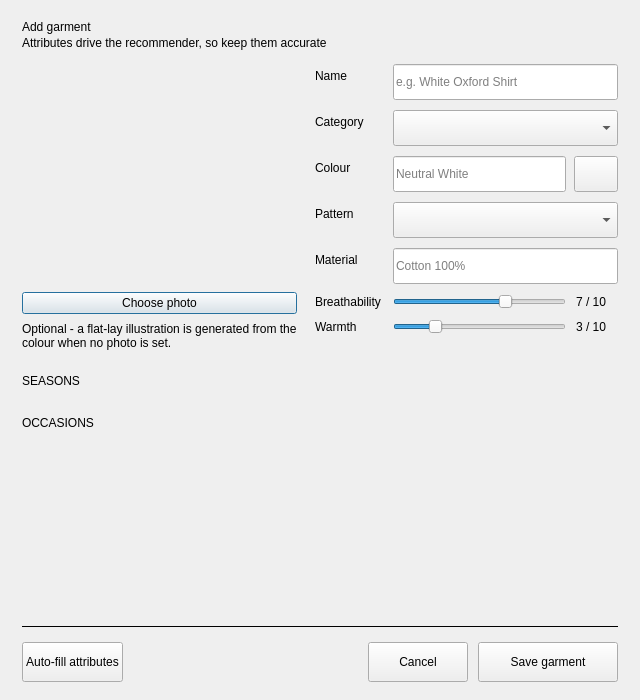
<?xml version="1.0" encoding="UTF-8"?>
<ui version="4.0">
 <class>GarmentDialog</class>
 <widget class="QDialog" name="GarmentDialog">
  <property name="geometry">
   <rect>
    <x>0</x>
    <y>0</y>
    <width>640</width>
    <height>700</height>
   </rect>
  </property>
  <property name="minimumSize">
   <size>
    <width>640</width>
    <height>640</height>
   </size>
  </property>
  <property name="windowTitle">
   <string>Garment</string>
  </property>
  <layout class="QVBoxLayout" name="rootLayout">
   <property name="spacing">
    <number>14</number>
   </property>
   <property name="leftMargin">
    <number>22</number>
   </property>
   <property name="topMargin">
    <number>20</number>
   </property>
   <property name="rightMargin">
    <number>22</number>
   </property>
   <property name="bottomMargin">
    <number>18</number>
   </property>
   <item>
    <layout class="QHBoxLayout" name="headerRow">
     <item>
      <layout class="QVBoxLayout" name="titleBlock">
       <property name="spacing">
        <number>2</number>
       </property>
       <item>
        <widget class="QLabel" name="dialogTitle">
         <property name="text">
          <string>Add garment</string>
         </property>
         <property name="role" stdset="0">
          <string>h1</string>
         </property>
        </widget>
       </item>
       <item>
        <widget class="QLabel" name="dialogSubtitle">
         <property name="text">
          <string>Attributes drive the recommender, so keep them accurate</string>
         </property>
         <property name="role" stdset="0">
          <string>muted</string>
         </property>
        </widget>
       </item>
      </layout>
     </item>
     <item>
      <spacer name="headerSpacer">
       <property name="orientation">
        <enum>Qt::Orientation::Horizontal</enum>
       </property>
       <property name="sizeHint" stdset="0">
        <size>
         <width>20</width>
         <height>0</height>
        </size>
       </property>
      </spacer>
     </item>
    </layout>
   </item>
   <item>
    <layout class="QHBoxLayout" name="bodyRow">
     <property name="spacing">
      <number>18</number>
     </property>
     <item>
      <layout class="QVBoxLayout" name="imageColumn">
       <property name="spacing">
        <number>8</number>
       </property>
       <item>
        <widget class="QLabel" name="imagePreview">
         <property name="minimumSize">
          <size>
           <width>176</width>
           <height>220</height>
          </size>
         </property>
         <property name="maximumSize">
          <size>
           <width>176</width>
           <height>220</height>
          </size>
         </property>
         <property name="alignment">
          <set>Qt::AlignmentFlag::AlignCenter</set>
         </property>
        </widget>
       </item>
       <item>
        <widget class="QPushButton" name="chooseImageButton">
         <property name="text">
          <string>Choose photo</string>
         </property>
         <property name="variant" stdset="0">
          <string>ghost</string>
         </property>
        </widget>
       </item>
       <item>
        <widget class="QLabel" name="imageHint">
         <property name="text">
          <string>Optional - a flat-lay illustration is generated from the colour when no photo is set.</string>
         </property>
         <property name="wordWrap">
          <bool>true</bool>
         </property>
         <property name="role" stdset="0">
          <string>muted</string>
         </property>
        </widget>
       </item>
       <item>
        <spacer name="imageSpacer">
         <property name="orientation">
          <enum>Qt::Orientation::Vertical</enum>
         </property>
         <property name="sizeType">
          <enum>QSizePolicy::Policy::Fixed</enum>
         </property>
         <property name="sizeHint" stdset="0">
          <size>
           <width>0</width>
           <height>10</height>
          </size>
         </property>
        </spacer>
       </item>
      </layout>
     </item>
     <item>
      <layout class="QFormLayout" name="formLayout">
       <property name="spacing">
        <number>10</number>
       </property>
       <property name="horizontalSpacing">
        <number>12</number>
       </property>
       <property name="verticalSpacing">
        <number>10</number>
       </property>
       <item row="0" column="0">
        <widget class="QLabel" name="labelName">
         <property name="text">
          <string>Name</string>
         </property>
        </widget>
       </item>
       <item row="0" column="1">
        <widget class="QLineEdit" name="nameInput">
         <property name="minimumSize">
          <size>
           <width>0</width>
           <height>36</height>
          </size>
         </property>
         <property name="placeholderText">
          <string>e.g. White Oxford Shirt</string>
         </property>
        </widget>
       </item>
       <item row="1" column="0">
        <widget class="QLabel" name="labelCategory">
         <property name="text">
          <string>Category</string>
         </property>
        </widget>
       </item>
       <item row="1" column="1">
        <widget class="QComboBox" name="categoryInput">
         <property name="minimumSize">
          <size>
           <width>0</width>
           <height>36</height>
          </size>
         </property>
        </widget>
       </item>
       <item row="2" column="0">
        <widget class="QLabel" name="labelColour">
         <property name="text">
          <string>Colour</string>
         </property>
        </widget>
       </item>
       <item row="2" column="1">
        <layout class="QHBoxLayout" name="colourRow">
         <property name="spacing">
          <number>8</number>
         </property>
         <item>
          <widget class="QLineEdit" name="colourNameInput">
           <property name="minimumSize">
            <size>
             <width>0</width>
             <height>36</height>
            </size>
           </property>
           <property name="placeholderText">
            <string>Neutral White</string>
           </property>
          </widget>
         </item>
         <item>
          <widget class="QPushButton" name="colourSwatch">
           <property name="minimumSize">
            <size>
             <width>44</width>
             <height>36</height>
            </size>
           </property>
           <property name="maximumSize">
            <size>
             <width>44</width>
             <height>36</height>
            </size>
           </property>
           <property name="text">
            <string/>
           </property>
           <property name="toolTip">
            <string>Pick colour</string>
           </property>
          </widget>
         </item>
        </layout>
       </item>
       <item row="3" column="0">
        <widget class="QLabel" name="labelPattern">
         <property name="text">
          <string>Pattern</string>
         </property>
        </widget>
       </item>
       <item row="3" column="1">
        <widget class="QComboBox" name="patternInput">
         <property name="minimumSize">
          <size>
           <width>0</width>
           <height>36</height>
          </size>
         </property>
        </widget>
       </item>
       <item row="4" column="0">
        <widget class="QLabel" name="labelMaterial">
         <property name="text">
          <string>Material</string>
         </property>
        </widget>
       </item>
       <item row="4" column="1">
        <widget class="QLineEdit" name="materialInput">
         <property name="minimumSize">
          <size>
           <width>0</width>
           <height>36</height>
          </size>
         </property>
         <property name="placeholderText">
          <string>Cotton 100%</string>
         </property>
        </widget>
       </item>
       <item row="5" column="0">
        <widget class="QLabel" name="labelBreathability">
         <property name="text">
          <string>Breathability</string>
         </property>
        </widget>
       </item>
       <item row="5" column="1">
        <layout class="QHBoxLayout" name="breathRow">
         <property name="spacing">
          <number>10</number>
         </property>
         <item>
          <widget class="QSlider" name="breathSlider">
           <property name="minimum">
            <number>1</number>
           </property>
           <property name="maximum">
            <number>10</number>
           </property>
           <property name="value">
            <number>7</number>
           </property>
           <property name="orientation">
            <enum>Qt::Orientation::Horizontal</enum>
           </property>
          </widget>
         </item>
         <item>
          <widget class="QLabel" name="breathValue">
           <property name="minimumSize">
            <size>
             <width>42</width>
             <height>0</height>
            </size>
           </property>
           <property name="text">
            <string>7 / 10</string>
           </property>
          </widget>
         </item>
        </layout>
       </item>
       <item row="6" column="0">
        <widget class="QLabel" name="labelWarmth">
         <property name="text">
          <string>Warmth</string>
         </property>
        </widget>
       </item>
       <item row="6" column="1">
        <layout class="QHBoxLayout" name="warmthRow">
         <property name="spacing">
          <number>10</number>
         </property>
         <item>
          <widget class="QSlider" name="warmthSlider">
           <property name="minimum">
            <number>1</number>
           </property>
           <property name="maximum">
            <number>10</number>
           </property>
           <property name="value">
            <number>3</number>
           </property>
           <property name="orientation">
            <enum>Qt::Orientation::Horizontal</enum>
           </property>
          </widget>
         </item>
         <item>
          <widget class="QLabel" name="warmthValue">
           <property name="minimumSize">
            <size>
             <width>42</width>
             <height>0</height>
            </size>
           </property>
           <property name="text">
            <string>3 / 10</string>
           </property>
          </widget>
         </item>
        </layout>
       </item>
      </layout>
     </item>
    </layout>
   </item>
   <item>
    <widget class="QLabel" name="seasonsLabel">
     <property name="text">
      <string>SEASONS</string>
     </property>
     <property name="role" stdset="0">
      <string>label</string>
     </property>
    </widget>
   </item>
   <item>
    <widget class="QFrame" name="seasonsHost">
     <property name="frameShape">
      <enum>QFrame::Shape::NoFrame</enum>
     </property>
     <layout class="QHBoxLayout" name="seasonsLayout">
      <property name="spacing">
       <number>8</number>
      </property>
      <property name="leftMargin">
       <number>0</number>
      </property>
      <property name="topMargin">
       <number>0</number>
      </property>
      <property name="rightMargin">
       <number>0</number>
      </property>
      <property name="bottomMargin">
       <number>0</number>
      </property>
     </layout>
    </widget>
   </item>
   <item>
    <widget class="QLabel" name="occasionsLabel">
     <property name="text">
      <string>OCCASIONS</string>
     </property>
     <property name="role" stdset="0">
      <string>label</string>
     </property>
    </widget>
   </item>
   <item>
    <widget class="QFrame" name="occasionsHost">
     <property name="frameShape">
      <enum>QFrame::Shape::NoFrame</enum>
     </property>
     <layout class="QHBoxLayout" name="occasionsLayout">
      <property name="spacing">
       <number>8</number>
      </property>
      <property name="leftMargin">
       <number>0</number>
      </property>
      <property name="topMargin">
       <number>0</number>
      </property>
      <property name="rightMargin">
       <number>0</number>
      </property>
      <property name="bottomMargin">
       <number>0</number>
      </property>
     </layout>
    </widget>
   </item>
   <item>
    <spacer name="bodyBottomSpacer">
     <property name="orientation">
      <enum>Qt::Orientation::Vertical</enum>
     </property>
     <property name="sizeType">
      <enum>QSizePolicy::Policy::Expanding</enum>
     </property>
     <property name="sizeHint" stdset="0">
      <size>
       <width>0</width>
       <height>12</height>
      </size>
     </property>
    </spacer>
   </item>
   <item>
    <widget class="QFrame" name="dialogDivider">
     <property name="frameShape">
      <enum>QFrame::Shape::HLine</enum>
     </property>
     <property name="frameShadow">
      <enum>QFrame::Shadow::Plain</enum>
     </property>
     <property name="variant" stdset="0">
      <string>divider</string>
     </property>
    </widget>
   </item>
   <item>
    <layout class="QHBoxLayout" name="footerRow">
     <property name="spacing">
      <number>10</number>
     </property>
     <item>
      <widget class="QPushButton" name="autoFillButton">
       <property name="minimumSize">
        <size>
         <width>0</width>
         <height>40</height>
        </size>
       </property>
       <property name="text">
        <string>Auto-fill attributes</string>
       </property>
       <property name="variant" stdset="0">
        <string>ghost</string>
       </property>
      </widget>
     </item>
     <item>
      <spacer name="footerSpacer">
       <property name="orientation">
        <enum>Qt::Orientation::Horizontal</enum>
       </property>
       <property name="sizeHint" stdset="0">
        <size>
         <width>20</width>
         <height>0</height>
        </size>
       </property>
      </spacer>
     </item>
     <item>
      <widget class="QPushButton" name="cancelButton">
       <property name="minimumSize">
        <size>
         <width>100</width>
         <height>40</height>
        </size>
       </property>
       <property name="text">
        <string>Cancel</string>
       </property>
       <property name="variant" stdset="0">
        <string>ghost</string>
       </property>
      </widget>
     </item>
     <item>
      <widget class="QPushButton" name="saveButton">
       <property name="minimumSize">
        <size>
         <width>140</width>
         <height>40</height>
        </size>
       </property>
       <property name="text">
        <string>Save garment</string>
       </property>
       <property name="variant" stdset="0">
        <string>primary</string>
       </property>
      </widget>
     </item>
    </layout>
   </item>
  </layout>
 </widget>
 <resources/>
 <connections/>
</ui>
